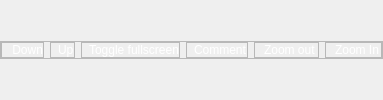
      <widget class="QWidget" name="Dy_Reading">
       <property name="styleSheet">
        <string notr="true">QLabel {
    color: white;
}</string>
       </property>
       <layout class="QGridLayout" name="gridLayout_15">
        <property name="leftMargin">
         <number>0</number>
        </property>
        <property name="topMargin">
         <number>0</number>
        </property>
        <property name="rightMargin">
         <number>0</number>
        </property>
        <property name="bottomMargin">
         <number>0</number>
        </property>
        <property name="spacing">
         <number>0</number>
        </property>
        <item row="0" column="0" alignment="Qt::AlignHCenter|Qt::AlignVCenter">
         <widget class="QFrame" name="Dy_Reading_frame">
          <property name="frameShape">
           <enum>QFrame::StyledPanel</enum>
          </property>
          <property name="frameShadow">
           <enum>QFrame::Raised</enum>
          </property>
          <layout class="QHBoxLayout" name="horizontalLayout_115">
           <property name="leftMargin">
            <number>0</number>
           </property>
           <property name="topMargin">
            <number>0</number>
           </property>
           <property name="rightMargin">
            <number>0</number>
           </property>
           <property name="bottomMargin">
            <number>0</number>
           </property>
           <item alignment="Qt::AlignHCenter|Qt::AlignVCenter">
            <widget class="QFrame" name="Down_2">
             <property name="sizePolicy">
              <sizepolicy hsizetype="Fixed" vsizetype="Fixed">
               <horstretch>0</horstretch>
               <verstretch>0</verstretch>
              </sizepolicy>
             </property>
             <property name="frameShape">
              <enum>QFrame::StyledPanel</enum>
             </property>
             <property name="frameShadow">
              <enum>QFrame::Raised</enum>
             </property>
             <layout class="QHBoxLayout" name="horizontalLayout_78">
              <property name="spacing">
               <number>0</number>
              </property>
              <property name="leftMargin">
               <number>0</number>
              </property>
              <property name="topMargin">
               <number>0</number>
              </property>
              <property name="rightMargin">
               <number>0</number>
              </property>
              <property name="bottomMargin">
               <number>0</number>
              </property>
              <item alignment="Qt::AlignHCenter|Qt::AlignVCenter">
               <widget class="QLabel" name="Icon_61">
                <property name="maximumSize">
                 <size>
                  <width>50</width>
                  <height>25</height>
                 </size>
                </property>
                <property name="text">
                 <string/>
                </property>
                <property name="pixmap">
                 <pixmap resource="Tray.qrc">:/TrayIcon/Icons2/Dynamic hand gestures/4_29.png</pixmap>
                </property>
                <property name="scaledContents">
                 <bool>true</bool>
                </property>
               </widget>
              </item>
              <item>
               <widget class="QLabel" name="Text_61">
                <property name="sizePolicy">
                 <sizepolicy hsizetype="Fixed" vsizetype="Fixed">
                  <horstretch>0</horstretch>
                  <verstretch>0</verstretch>
                 </sizepolicy>
                </property>
                <property name="text">
                 <string> Down</string>
                </property>
                <property name="wordWrap">
                 <bool>true</bool>
                </property>
               </widget>
              </item>
             </layout>
            </widget>
           </item>
           <item alignment="Qt::AlignHCenter|Qt::AlignVCenter">
            <widget class="QFrame" name="Up_2">
             <property name="sizePolicy">
              <sizepolicy hsizetype="Fixed" vsizetype="Fixed">
               <horstretch>0</horstretch>
               <verstretch>0</verstretch>
              </sizepolicy>
             </property>
             <property name="font">
              <font>
               <kerning>true</kerning>
              </font>
             </property>
             <property name="frameShape">
              <enum>QFrame::StyledPanel</enum>
             </property>
             <property name="frameShadow">
              <enum>QFrame::Raised</enum>
             </property>
             <layout class="QHBoxLayout" name="horizontalLayout_79">
              <property name="spacing">
               <number>0</number>
              </property>
              <property name="leftMargin">
               <number>0</number>
              </property>
              <property name="topMargin">
               <number>0</number>
              </property>
              <property name="rightMargin">
               <number>0</number>
              </property>
              <property name="bottomMargin">
               <number>0</number>
              </property>
              <item>
               <widget class="QLabel" name="Icon_62">
                <property name="sizePolicy">
                 <sizepolicy hsizetype="Fixed" vsizetype="Preferred">
                  <horstretch>0</horstretch>
                  <verstretch>0</verstretch>
                 </sizepolicy>
                </property>
                <property name="minimumSize">
                 <size>
                  <width>0</width>
                  <height>0</height>
                 </size>
                </property>
                <property name="maximumSize">
                 <size>
                  <width>50</width>
                  <height>25</height>
                 </size>
                </property>
                <property name="text">
                 <string/>
                </property>
                <property name="pixmap">
                 <pixmap resource="Tray.qrc">:/TrayIcon/Icons2/Dynamic hand gestures/4_28.png</pixmap>
                </property>
                <property name="scaledContents">
                 <bool>true</bool>
                </property>
               </widget>
              </item>
              <item>
               <widget class="QLabel" name="Text_62">
                <property name="sizePolicy">
                 <sizepolicy hsizetype="Fixed" vsizetype="Fixed">
                  <horstretch>0</horstretch>
                  <verstretch>0</verstretch>
                 </sizepolicy>
                </property>
                <property name="text">
                 <string>Up</string>
                </property>
               </widget>
              </item>
             </layout>
            </widget>
           </item>
           <item>
            <widget class="QFrame" name="FullScreen_2">
             <property name="sizePolicy">
              <sizepolicy hsizetype="Fixed" vsizetype="Fixed">
               <horstretch>0</horstretch>
               <verstretch>0</verstretch>
              </sizepolicy>
             </property>
             <property name="frameShape">
              <enum>QFrame::StyledPanel</enum>
             </property>
             <property name="frameShadow">
              <enum>QFrame::Raised</enum>
             </property>
             <layout class="QHBoxLayout" name="horizontalLayout_82">
              <property name="spacing">
               <number>0</number>
              </property>
              <property name="leftMargin">
               <number>0</number>
              </property>
              <property name="topMargin">
               <number>0</number>
              </property>
              <property name="rightMargin">
               <number>0</number>
              </property>
              <property name="bottomMargin">
               <number>0</number>
              </property>
              <item>
               <widget class="QLabel" name="Icon_65">
                <property name="maximumSize">
                 <size>
                  <width>50</width>
                  <height>25</height>
                 </size>
                </property>
                <property name="text">
                 <string/>
                </property>
                <property name="pixmap">
                 <pixmap resource="Tray.qrc">:/TrayIcon/Icons2/Dynamic hand gestures/5_32-33.png</pixmap>
                </property>
                <property name="scaledContents">
                 <bool>true</bool>
                </property>
               </widget>
              </item>
              <item>
               <widget class="QLabel" name="Text_65">
                <property name="sizePolicy">
                 <sizepolicy hsizetype="Fixed" vsizetype="Fixed">
                  <horstretch>0</horstretch>
                  <verstretch>0</verstretch>
                 </sizepolicy>
                </property>
                <property name="text">
                 <string>Toggle fullscreen</string>
                </property>
                <property name="wordWrap">
                 <bool>true</bool>
                </property>
               </widget>
              </item>
             </layout>
            </widget>
           </item>
           <item>
            <widget class="QFrame" name="Comment_2">
             <property name="sizePolicy">
              <sizepolicy hsizetype="Fixed" vsizetype="Fixed">
               <horstretch>0</horstretch>
               <verstretch>0</verstretch>
              </sizepolicy>
             </property>
             <property name="frameShape">
              <enum>QFrame::StyledPanel</enum>
             </property>
             <property name="frameShadow">
              <enum>QFrame::Raised</enum>
             </property>
             <layout class="QHBoxLayout" name="horizontalLayout_80">
              <property name="spacing">
               <number>0</number>
              </property>
              <property name="sizeConstraint">
               <enum>QLayout::SetDefaultConstraint</enum>
              </property>
              <property name="leftMargin">
               <number>0</number>
              </property>
              <property name="topMargin">
               <number>0</number>
              </property>
              <property name="rightMargin">
               <number>0</number>
              </property>
              <property name="bottomMargin">
               <number>0</number>
              </property>
              <item alignment="Qt::AlignHCenter|Qt::AlignVCenter">
               <widget class="QLabel" name="Icon_63">
                <property name="sizePolicy">
                 <sizepolicy hsizetype="Fixed" vsizetype="Fixed">
                  <horstretch>0</horstretch>
                  <verstretch>0</verstretch>
                 </sizepolicy>
                </property>
                <property name="maximumSize">
                 <size>
                  <width>50</width>
                  <height>25</height>
                 </size>
                </property>
                <property name="text">
                 <string/>
                </property>
                <property name="pixmap">
                 <pixmap resource="Tray.qrc">:/TrayIcon/Icons2/Dynamic hand gestures/7_38-39-40-41.png</pixmap>
                </property>
                <property name="scaledContents">
                 <bool>true</bool>
                </property>
               </widget>
              </item>
              <item>
               <widget class="QLabel" name="Text_63">
                <property name="text">
                 <string>Comment</string>
                </property>
                <property name="wordWrap">
                 <bool>true</bool>
                </property>
               </widget>
              </item>
             </layout>
            </widget>
           </item>
           <item>
            <widget class="QFrame" name="Zoom_out_2">
             <property name="sizePolicy">
              <sizepolicy hsizetype="Fixed" vsizetype="Fixed">
               <horstretch>0</horstretch>
               <verstretch>0</verstretch>
              </sizepolicy>
             </property>
             <property name="frameShape">
              <enum>QFrame::StyledPanel</enum>
             </property>
             <property name="frameShadow">
              <enum>QFrame::Raised</enum>
             </property>
             <layout class="QHBoxLayout" name="horizontalLayout_81">
              <property name="spacing">
               <number>0</number>
              </property>
              <property name="leftMargin">
               <number>2</number>
              </property>
              <property name="topMargin">
               <number>0</number>
              </property>
              <property name="rightMargin">
               <number>2</number>
              </property>
              <property name="bottomMargin">
               <number>0</number>
              </property>
              <item>
               <widget class="QLabel" name="Icon_64">
                <property name="maximumSize">
                 <size>
                  <width>50</width>
                  <height>25</height>
                 </size>
                </property>
                <property name="text">
                 <string/>
                </property>
                <property name="pixmap">
                 <pixmap resource="Tray.qrc">:/TrayIcon/Icons2/Dynamic hand gestures/3_22.png</pixmap>
                </property>
                <property name="scaledContents">
                 <bool>true</bool>
                </property>
               </widget>
              </item>
              <item>
               <widget class="QLabel" name="Text_64">
                <property name="sizePolicy">
                 <sizepolicy hsizetype="Fixed" vsizetype="Fixed">
                  <horstretch>0</horstretch>
                  <verstretch>0</verstretch>
                 </sizepolicy>
                </property>
                <property name="text">
                 <string>Zoom out</string>
                </property>
                <property name="textFormat">
                 <enum>Qt::PlainText</enum>
                </property>
                <property name="scaledContents">
                 <bool>false</bool>
                </property>
                <property name="wordWrap">
                 <bool>true</bool>
                </property>
               </widget>
              </item>
             </layout>
            </widget>
           </item>
           <item>
            <widget class="QFrame" name="Zoom_In_2">
             <property name="sizePolicy">
              <sizepolicy hsizetype="Fixed" vsizetype="Fixed">
               <horstretch>0</horstretch>
               <verstretch>0</verstretch>
              </sizepolicy>
             </property>
             <property name="frameShape">
              <enum>QFrame::StyledPanel</enum>
             </property>
             <property name="frameShadow">
              <enum>QFrame::Raised</enum>
             </property>
             <layout class="QHBoxLayout" name="horizontalLayout_77">
              <property name="spacing">
               <number>0</number>
              </property>
              <property name="leftMargin">
               <number>2</number>
              </property>
              <property name="topMargin">
               <number>0</number>
              </property>
              <property name="rightMargin">
               <number>2</number>
              </property>
              <property name="bottomMargin">
               <number>0</number>
              </property>
              <item>
               <widget class="QLabel" name="Icon_60">
                <property name="maximumSize">
                 <size>
                  <width>50</width>
                  <height>25</height>
                 </size>
                </property>
                <property name="text">
                 <string/>
                </property>
                <property name="pixmap">
                 <pixmap resource="Tray.qrc">:/TrayIcon/Icons2/Dynamic hand gestures/3_23.png</pixmap>
                </property>
                <property name="scaledContents">
                 <bool>true</bool>
                </property>
               </widget>
              </item>
              <item>
               <widget class="QLabel" name="Text_60">
                <property name="sizePolicy">
                 <sizepolicy hsizetype="Fixed" vsizetype="Fixed">
                  <horstretch>0</horstretch>
                  <verstretch>0</verstretch>
                 </sizepolicy>
                </property>
                <property name="text">
                 <string>Zoom In</string>
                </property>
                <property name="wordWrap">
                 <bool>true</bool>
                </property>
               </widget>
              </item>
             </layout>
            </widget>
           </item>
          </layout>
         </widget>
        </item>
       </layout>
      </widget>
